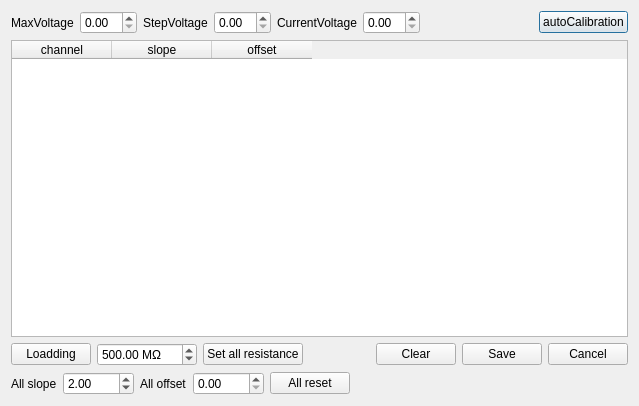
<?xml version="1.0" encoding="UTF-8"?>
<ui version="4.0">
 <class>Calibrationdialog</class>
 <widget class="QDialog" name="Calibrationdialog">
  <property name="geometry">
   <rect>
    <x>0</x>
    <y>0</y>
    <width>639</width>
    <height>406</height>
   </rect>
  </property>
  <property name="windowTitle">
   <string>Dialog</string>
  </property>
  <layout class="QVBoxLayout" name="verticalLayout">
   <item>
    <layout class="QHBoxLayout" name="horizontalLayout_4">
     <item>
      <layout class="QHBoxLayout" name="horizontalLayout">
       <item>
        <widget class="QLabel" name="maxVoltLabel">
         <property name="text">
          <string>MaxVoltage</string>
         </property>
        </widget>
       </item>
       <item>
        <widget class="QDoubleSpinBox" name="maxVolDoubSpin"/>
       </item>
       <item>
        <widget class="QLabel" name="stepVolLabel">
         <property name="text">
          <string>StepVoltage</string>
         </property>
        </widget>
       </item>
       <item>
        <widget class="QDoubleSpinBox" name="stepVolDoubSpin"/>
       </item>
       <item>
        <widget class="QLabel" name="currentVolLabel">
         <property name="text">
          <string>CurrentVoltage</string>
         </property>
        </widget>
       </item>
       <item>
        <widget class="QDoubleSpinBox" name="currentVolDoubSpin"/>
       </item>
      </layout>
     </item>
     <item>
      <spacer name="horizontalSpacer_2">
       <property name="orientation">
        <enum>Qt::Horizontal</enum>
       </property>
       <property name="sizeHint" stdset="0">
        <size>
         <width>40</width>
         <height>20</height>
        </size>
       </property>
      </spacer>
     </item>
     <item>
      <widget class="QPushButton" name="autoCalibraBtn">
       <property name="text">
        <string>autoCalibration</string>
       </property>
      </widget>
     </item>
    </layout>
   </item>
   <item>
    <widget class="QTableWidget" name="calibtabWidget">
     <column>
      <property name="text">
       <string>channel</string>
      </property>
     </column>
     <column>
      <property name="text">
       <string>slope</string>
      </property>
     </column>
     <column>
      <property name="text">
       <string>offset</string>
      </property>
     </column>
    </widget>
   </item>
   <item>
    <layout class="QHBoxLayout" name="horizontalLayout_3">
     <item>
      <widget class="QPushButton" name="loadConfigBtn">
       <property name="text">
        <string>Loadding</string>
       </property>
      </widget>
     </item>
     <item>
      <widget class="QDoubleSpinBox" name="resistAllSetDpbox">
       <property name="suffix">
        <string> MΩ</string>
       </property>
       <property name="minimum">
        <double>1.000000000000000</double>
       </property>
       <property name="maximum">
        <double>10000.000000000000000</double>
       </property>
       <property name="value">
        <double>500.000000000000000</double>
       </property>
      </widget>
     </item>
     <item>
      <widget class="QPushButton" name="resistAllSetBtn">
       <property name="text">
        <string>Set all resistance</string>
       </property>
      </widget>
     </item>
     <item>
      <spacer name="horizontalSpacer">
       <property name="orientation">
        <enum>Qt::Horizontal</enum>
       </property>
       <property name="sizeHint" stdset="0">
        <size>
         <width>40</width>
         <height>20</height>
        </size>
       </property>
      </spacer>
     </item>
     <item>
      <layout class="QHBoxLayout" name="horizontalLayout_2">
       <item>
        <widget class="QPushButton" name="clearChangeBtn">
         <property name="text">
          <string>Clear</string>
         </property>
        </widget>
       </item>
       <item>
        <widget class="QPushButton" name="saveChangeBtn">
         <property name="text">
          <string>Save</string>
         </property>
        </widget>
       </item>
       <item>
        <widget class="QPushButton" name="cancelBtn">
         <property name="text">
          <string>Cancel</string>
         </property>
        </widget>
       </item>
      </layout>
     </item>
    </layout>
   </item>
   <item>
    <layout class="QHBoxLayout" name="horizontalLayout_7">
     <item>
      <layout class="QHBoxLayout" name="horizontalLayout_5">
       <item>
        <widget class="QLabel" name="slopeAllsetLab">
         <property name="text">
          <string>All slope</string>
         </property>
        </widget>
       </item>
       <item>
        <widget class="QDoubleSpinBox" name="slopeAllsetDpbox">
         <property name="maximum">
          <double>1000.000000000000000</double>
         </property>
         <property name="value">
          <double>2.000000000000000</double>
         </property>
        </widget>
       </item>
      </layout>
     </item>
     <item>
      <layout class="QHBoxLayout" name="horizontalLayout_6">
       <item>
        <widget class="QLabel" name="offsetAllsetLab">
         <property name="text">
          <string>All offset</string>
         </property>
        </widget>
       </item>
       <item>
        <widget class="QDoubleSpinBox" name="offsetAllsetDpbox">
         <property name="maximum">
          <double>1000.000000000000000</double>
         </property>
        </widget>
       </item>
      </layout>
     </item>
     <item>
      <widget class="QPushButton" name="slopeOffsetResetBtn">
       <property name="text">
        <string>All reset</string>
       </property>
      </widget>
     </item>
     <item>
      <spacer name="horizontalSpacer_3">
       <property name="orientation">
        <enum>Qt::Horizontal</enum>
       </property>
       <property name="sizeHint" stdset="0">
        <size>
         <width>40</width>
         <height>20</height>
        </size>
       </property>
      </spacer>
     </item>
    </layout>
   </item>
  </layout>
 </widget>
 <resources/>
 <connections/>
</ui>
